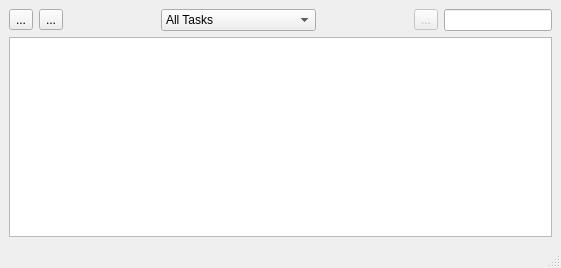
<ui version="4.0" >
 <class>View</class>
 <widget class="QMainWindow" name="View" >
  <property name="geometry" >
   <rect>
    <x>0</x>
    <y>0</y>
    <width>561</width>
    <height>268</height>
   </rect>
  </property>
  <property name="windowTitle" >
   <string>Charm</string>
  </property>
  <widget class="QWidget" name="centralwidget" >
   <layout class="QVBoxLayout" >
    <item>
     <layout class="QHBoxLayout" >
      <item>
       <widget class="QToolButton" name="goButton" >
        <property name="text" >
         <string>...</string>
        </property>
       </widget>
      </item>
      <item>
       <widget class="QToolButton" name="stopButton" >
        <property name="text" >
         <string>...</string>
        </property>
       </widget>
      </item>
      <item>
       <spacer>
        <property name="orientation" >
         <enum>Qt::Horizontal</enum>
        </property>
        <property name="sizeHint" >
         <size>
          <width>40</width>
          <height>20</height>
         </size>
        </property>
       </spacer>
      </item>
      <item>
       <widget class="QComboBox" name="tasksCombo" >
        <item>
         <property name="text" >
          <string>All Tasks</string>
         </property>
        </item>
        <item>
         <property name="text" >
          <string>Subscribed Tasks Only</string>
         </property>
        </item>
       </widget>
      </item>
      <item>
       <spacer>
        <property name="orientation" >
         <enum>Qt::Horizontal</enum>
        </property>
        <property name="sizeHint" >
         <size>
          <width>40</width>
          <height>20</height>
         </size>
        </property>
       </spacer>
      </item>
      <item>
       <widget class="QToolButton" name="buttonClearFilter" >
        <property name="enabled" >
         <bool>false</bool>
        </property>
        <property name="text" >
         <string>...</string>
        </property>
       </widget>
      </item>
      <item>
       <widget class="QLineEdit" name="filterLineEdit" />
      </item>
     </layout>
    </item>
    <item>
     <widget class="QTreeView" name="treeView" >
      <property name="alternatingRowColors" >
       <bool>true</bool>
      </property>
      <property name="rootIsDecorated" >
       <bool>true</bool>
      </property>
     </widget>
    </item>
   </layout>
  </widget>
  <widget class="QMenuBar" name="menubar" >
   <property name="geometry" >
    <rect>
     <x>0</x>
     <y>0</y>
     <width>561</width>
     <height>28</height>
    </rect>
   </property>
  </widget>
  <widget class="QStatusBar" name="statusbar" />
 </widget>
 <tabstops>
  <tabstop>goButton</tabstop>
  <tabstop>stopButton</tabstop>
  <tabstop>tasksCombo</tabstop>
  <tabstop>filterLineEdit</tabstop>
  <tabstop>buttonClearFilter</tabstop>
  <tabstop>treeView</tabstop>
 </tabstops>
 <resources/>
 <connections>
  <connection>
   <sender>buttonClearFilter</sender>
   <signal>clicked()</signal>
   <receiver>filterLineEdit</receiver>
   <slot>clear()</slot>
   <hints>
    <hint type="sourcelabel" >
     <x>396</x>
     <y>50</y>
    </hint>
    <hint type="destinationlabel" >
     <x>429</x>
     <y>50</y>
    </hint>
   </hints>
  </connection>
 </connections>
</ui>
